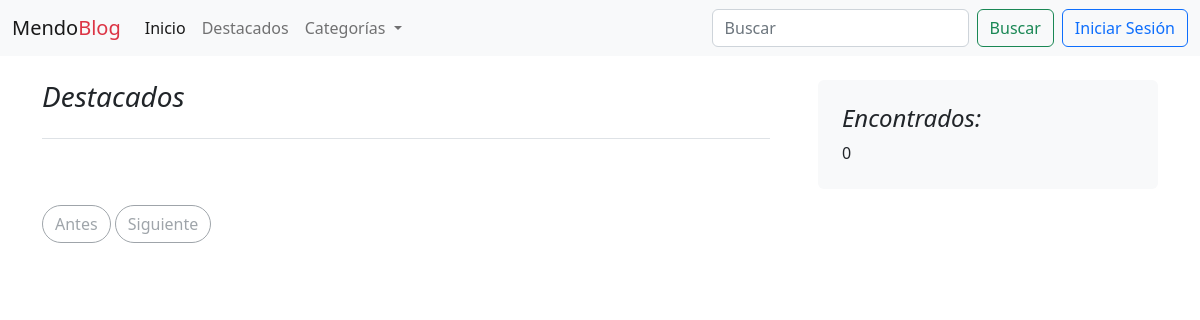
/categorias/Comida, run on an earlier commit of the app's database.
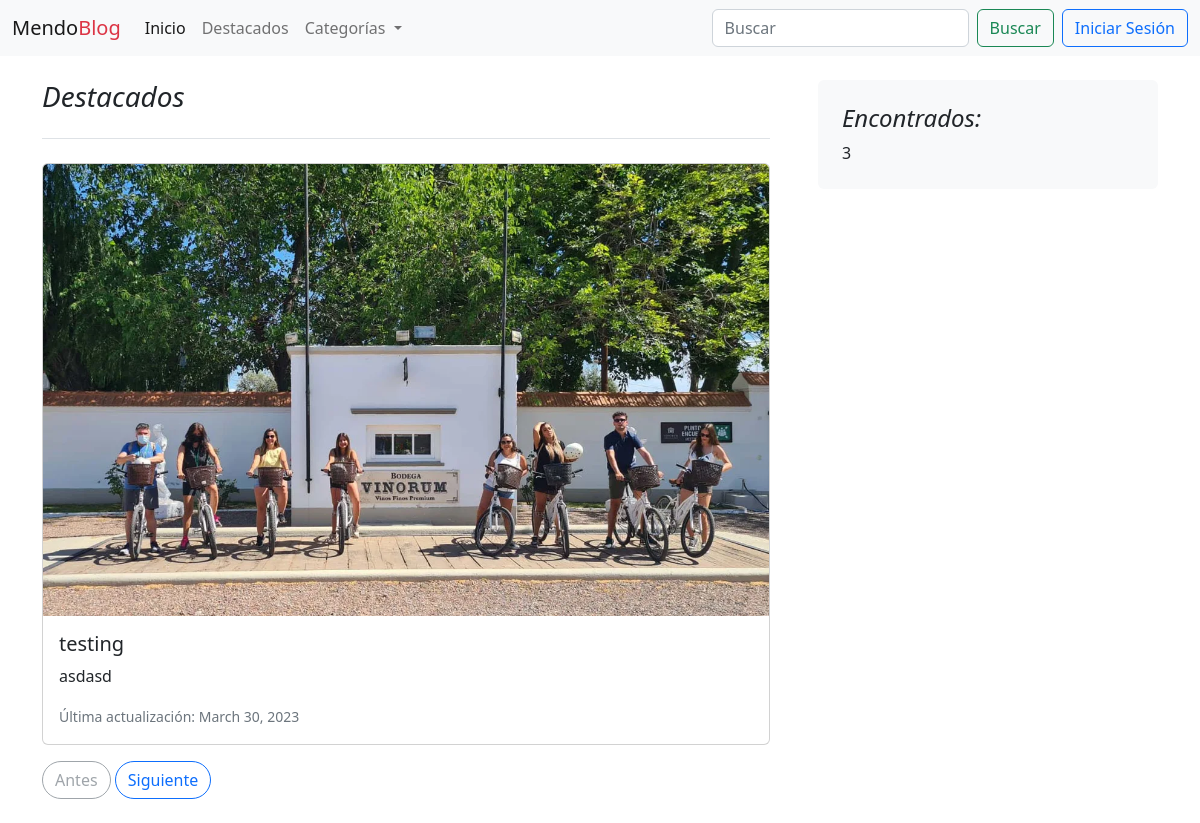
And on a later commit of the database.
### blogs/models.py (models this page shows, shortened)
class Post(models.Model):
    titulo = models.CharField(max_length=255)
    subtitulo = models.CharField(max_length=255)
    slug = models.SlugField(unique=True)
    resumen = models.TextField()
    fecha_creacion = models.DateTimeField(auto_now_add=True)
    cuerpo = models.TextField()
    autor = models.ForeignKey(settings.AUTH_USER_MODEL, on_delete=models.PROTECT)
    categorias = models.ManyToManyField('Categoria')
    destacado = models.BooleanField(default=False)
    imagen = models.ImageField(upload_to='media/imagenes/',blank=True, null=True)
    fecha_publicacion = models.DateTimeField(default=timezone.now)
    class meta:
        ordering = ['-fecha_publicacion']

### blogs/views.py (the view)
# urls.py: path('categorias/<slug:slug>',views.VistaListaCategorias.as_view(),name='listaCategorias'),
class VistaListaCategorias(generic.ListView):
    model = Post
    template_name = 'blogs/lista_destacados.html'
    paginate_by = 1
    def get_queryset(self):
        query = self.request.path.replace('/categorias/','')
        post_list = Post.objects.filter(categorias__slug=query,fecha_publicacion__lte=timezone.now())
        return post_list

### blogs/context_processors.py (called while the page is built)
def procesador_categorias(request):
    categorias = Categoria.objects.all()
    return { 'lista_de_categorias':categorias}

### blogs/templates/blogs/lista_destacados.html
{% extends 'base.html' %}
{% block content %}
<div class="container-xxl bd-gutter mt-3 my-md-4 bd-layout">
    <main class="container">
        <div class="row g-5">
            <div class="col-md-8">
                <h3 class="pb-4 mb-4 fst-italic border-bottom">
                    Destacados
                </h3>
                {% for post in object_list %}
                    <div class="card mb-3">
                        {% if post.imagen %}
                            <img src="{{ post.imagen.url }}" class="card-img-top" alt="thumbnail">
                        {% endif %}
                        <div class="card-body">
                            <h5 class="card-title">{{ post.titulo }}</h5>
                            <p class="card-text">{{ post.resumen }}</p>
                            <p class="card-text"><small class="text-muted">Última actualización: {{ post.fecha_publicacion.date }}</small></p>
                        </div>
                    </div>
                {% endfor %}
            </div>
                <div class="col-md-4">
                    <div class="position-sticky" style="top: 2rem;">
                        <div class="p-4 mb-3 bg-light rounded">
                            <h4 class="fst-italic">Encontrados: </h4>
                            <p class="mb-0">{{page_obj.paginator.count}}</p>
                        </div>
                    </div>
                </div>
            </div>
            <nav class="blog-pagination" aria-label="Pagination">
                {% if page_obj.has_previous %}
                    <a class="btn btn-outline-primary rounded-pill"
                       href="?page={{ page_obj.previous_page_number }}{% if query %}&search={{ query }}{% endif %}">Antes</a>
                {% else %}
                    <a class="btn btn-outline-secondary rounded-pill disabled">Antes</a>
                {% endif %}
                {% if page_obj.has_next %}
                    <a class="btn btn-outline-primary rounded-pill"
                       href="?page={{ page_obj.next_page_number }}{% if query %}&search={{ query }}{% endif %}">Siguiente</a>
                {% else %}
                    <a class="btn btn-outline-secondary rounded-pill disabled">Siguiente</a>
                {% endif %}
            </nav>
        </main>
    </div>
{% endblock %}

### blogs/templates/base.html (shortened to what this page needs)
<!DOCTYPE html>
<html lang="en">
<head>
    <link href="https://cdn.jsdelivr.net/npm/bootstrap@5.2.2/dist/css/bootstrap.min.css" rel="stylesheet"
>
</head>
<body>
{% include "navbar.html" %}
{% block content %} {% endblock content %}
</body>
</html>

### blogs/templates/navbar.html (shortened to what this page needs)
<nav class="navbar navbar-expand-lg bg-light">
    <div class="container-fluid">
        <a class="navbar-brand" href="/">Mendo<span class="text-danger">Blog</span></a>
        <div class="collapse navbar-collapse" id="navbarSupportedContent">
            <ul class="navbar-nav me-auto mb-2 mb-lg-0">
                <li class="nav-item">
                    <a class="nav-link active" aria-current="page" href="/">Inicio</a>
                </li>
                <li class="nav-item">
                    <a class="nav-link" href="{% url 'blogs:destacados' %}">Destacados</a>
                </li>
                <li class="nav-item dropdown">
                    <a class="nav-link dropdown-toggle" href="#" role="button" data-bs-toggle="dropdown"
                       aria-expanded="false">
                       Categorías
                    </a>
                </li>
            </ul>
            <form class="d-flex" role="search" action="{% url 'blogs:buscar'  %}" method="get">
                <input name="search" class="form-control me-2" type="search" placeholder="Buscar" aria-label="Search">
                <button class="btn btn-outline-success" type="submit">Buscar</button>
            </form>
            {% if user.is_authenticated %}
                <a class="btn btn-outline-primary ms-2" href="{% url 'logout' %}" role="button">Cerrar Sesión</a>
            {% else %}
                <a class="btn btn-outline-primary ms-2" href="{% url 'login' %}" role="button">Iniciar Sesión</a>
            {% endif %}
        </div>
    </div>
</nav>

What changed in the data, as far as the page shows it:
added Post: imagen (picture), titulo "testing", resumen "asdasd", fecha_publicacion "March 30, 2023"
Also different on the page:
{{ page_obj.paginator.count }}: "0" → "3"
